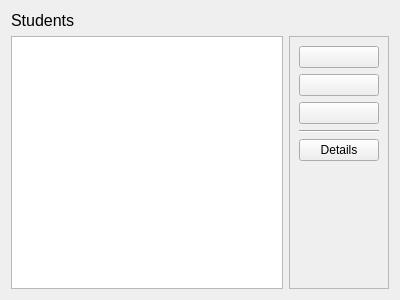
<?xml version="1.0" encoding="UTF-8"?>
<ui version="4.0">
 <class>classControls</class>
 <widget class="QWidget" name="classControls">
  <property name="geometry">
   <rect>
    <x>0</x>
    <y>0</y>
    <width>400</width>
    <height>300</height>
   </rect>
  </property>
  <property name="windowTitle">
   <string notr="true"/>
  </property>
  <layout class="QGridLayout" name="gridLayout">
   <item row="2" column="0">
    <widget class="QTableWidget" name="studentsTable">
     <property name="editTriggers">
      <set>QAbstractItemView::NoEditTriggers</set>
     </property>
     <property name="showDropIndicator" stdset="0">
      <bool>false</bool>
     </property>
     <property name="dragDropOverwriteMode">
      <bool>false</bool>
     </property>
     <property name="alternatingRowColors">
      <bool>true</bool>
     </property>
     <property name="selectionMode">
      <enum>QAbstractItemView::SingleSelection</enum>
     </property>
     <property name="selectionBehavior">
      <enum>QAbstractItemView::SelectRows</enum>
     </property>
    </widget>
   </item>
   <item row="1" column="0">
    <widget class="QLabel" name="titleLabel">
     <property name="sizePolicy">
      <sizepolicy hsizetype="Preferred" vsizetype="Fixed">
       <horstretch>0</horstretch>
       <verstretch>0</verstretch>
      </sizepolicy>
     </property>
     <property name="font">
      <font>
       <pointsize>12</pointsize>
      </font>
     </property>
     <property name="text">
      <string>Students</string>
     </property>
    </widget>
   </item>
   <item row="2" column="1">
    <widget class="QFrame" name="controlFrame">
     <property name="sizePolicy">
      <sizepolicy hsizetype="Fixed" vsizetype="Preferred">
       <horstretch>0</horstretch>
       <verstretch>0</verstretch>
      </sizepolicy>
     </property>
     <property name="frameShape">
      <enum>QFrame::StyledPanel</enum>
     </property>
     <property name="frameShadow">
      <enum>QFrame::Raised</enum>
     </property>
     <layout class="QVBoxLayout" name="verticalLayout">
      <item alignment="Qt::AlignTop">
       <widget class="QFrame" name="buttonsFrame">
        <property name="frameShape">
         <enum>QFrame::NoFrame</enum>
        </property>
        <property name="frameShadow">
         <enum>QFrame::Plain</enum>
        </property>
        <layout class="QVBoxLayout" name="verticalLayout_2">
         <property name="leftMargin">
          <number>0</number>
         </property>
         <property name="topMargin">
          <number>0</number>
         </property>
         <property name="rightMargin">
          <number>0</number>
         </property>
         <property name="bottomMargin">
          <number>0</number>
         </property>
         <item>
          <widget class="QPushButton" name="addButton">
           <property name="toolTip">
            <string>Add student</string>
           </property>
           <property name="text">
            <string notr="true"/>
           </property>
           <property name="icon">
            <iconset resource="../../res.qrc">
             <normaloff>:/res/images/plus.png</normaloff>:/res/images/plus.png</iconset>
           </property>
           <property name="iconSize">
            <size>
             <width>26</width>
             <height>26</height>
            </size>
           </property>
          </widget>
         </item>
         <item>
          <widget class="QPushButton" name="removeButton">
           <property name="toolTip">
            <string>Remove student</string>
           </property>
           <property name="text">
            <string notr="true"/>
           </property>
           <property name="icon">
            <iconset resource="../../res.qrc">
             <normaloff>:/res/images/remove.png</normaloff>:/res/images/remove.png</iconset>
           </property>
           <property name="iconSize">
            <size>
             <width>26</width>
             <height>26</height>
            </size>
           </property>
          </widget>
         </item>
         <item>
          <widget class="QPushButton" name="editButton">
           <property name="toolTip">
            <string>Edit student</string>
           </property>
           <property name="text">
            <string notr="true"/>
           </property>
           <property name="icon">
            <iconset resource="../../res.qrc">
             <normaloff>:/res/images/edit.png</normaloff>:/res/images/edit.png</iconset>
           </property>
           <property name="iconSize">
            <size>
             <width>26</width>
             <height>26</height>
            </size>
           </property>
          </widget>
         </item>
         <item>
          <widget class="Line" name="spacer1">
           <property name="orientation">
            <enum>Qt::Horizontal</enum>
           </property>
          </widget>
         </item>
         <item>
          <widget class="QPushButton" name="detailsButton">
           <property name="text">
            <string>Details</string>
           </property>
          </widget>
         </item>
        </layout>
       </widget>
      </item>
     </layout>
    </widget>
   </item>
  </layout>
 </widget>
 <resources>
  <include location="../../res.qrc"/>
 </resources>
 <connections/>
</ui>
